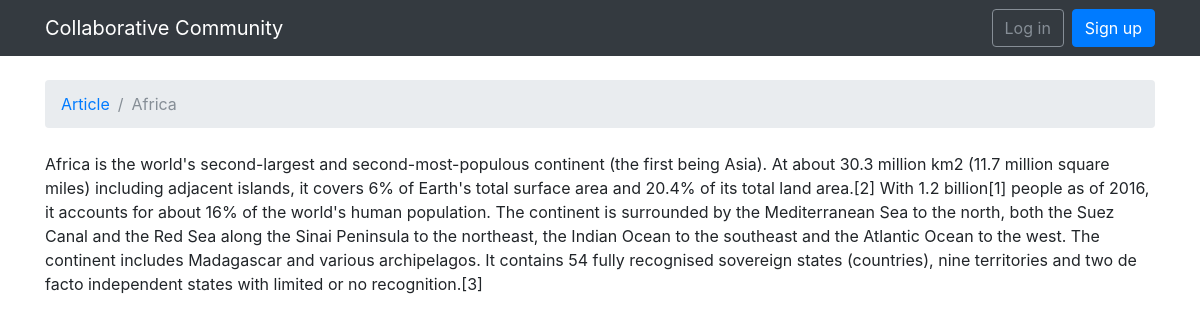
Page /articleview/12/ on the committed database.
### articles/models.py (models this page shows)
class Articles(models.Model):
	title = models.CharField(max_length=100)
	body = models.TextField()
	created_at = models.DateTimeField(auto_now_add=True)

### articles/views.py (the view)
# urls.py: url(r'^articleview/(?P<pk>\d+)/$', views.article_view, name='article_view'),
def article_view(request, pk):
    try:
        article = Articles.objects.get(pk=pk)
    except Articles.DoesNotExist:
        raise Http404
    return render(request, 'articleview.html', {'article': article})

### templates/articleview.html
{% extends 'base.html' %}
{% block breadcrumb %}
  <li class="breadcrumb-item"><a href="{% url 'home' %}">Article</a></li>
  <li class="breadcrumb-item active">{{ article.title }}</li>
{% endblock %}
{% block content %}
  <div class="panel panel-default">
  <div class="panel-body">{{article.body}}</div>
</div>
{% endblock %}

### rows in the picture
Articles: title "Africa", body "Africa is the world's second-largest and second-most-populous continent (the first being Asia). At about 30.3 million km2 (11.7 million square miles) including adjacent islands, it covers 6% of Earth's total surface area and 20.4% of its total land area.[2] With 1.2 billion[1] people as of 2016, it accounts for about 16% of the world's human population. The continent is surrounded by the Mediterranean Sea to the north, both the Suez Canal and the Red Sea along the Sinai Peninsula to the northeast, the Indian Ocean to the southeast and the Atlantic Ocean to the west. The continent includes Madagascar and various archipelagos. It contains 54 fully recognised sovereign states (countries), nine…"
